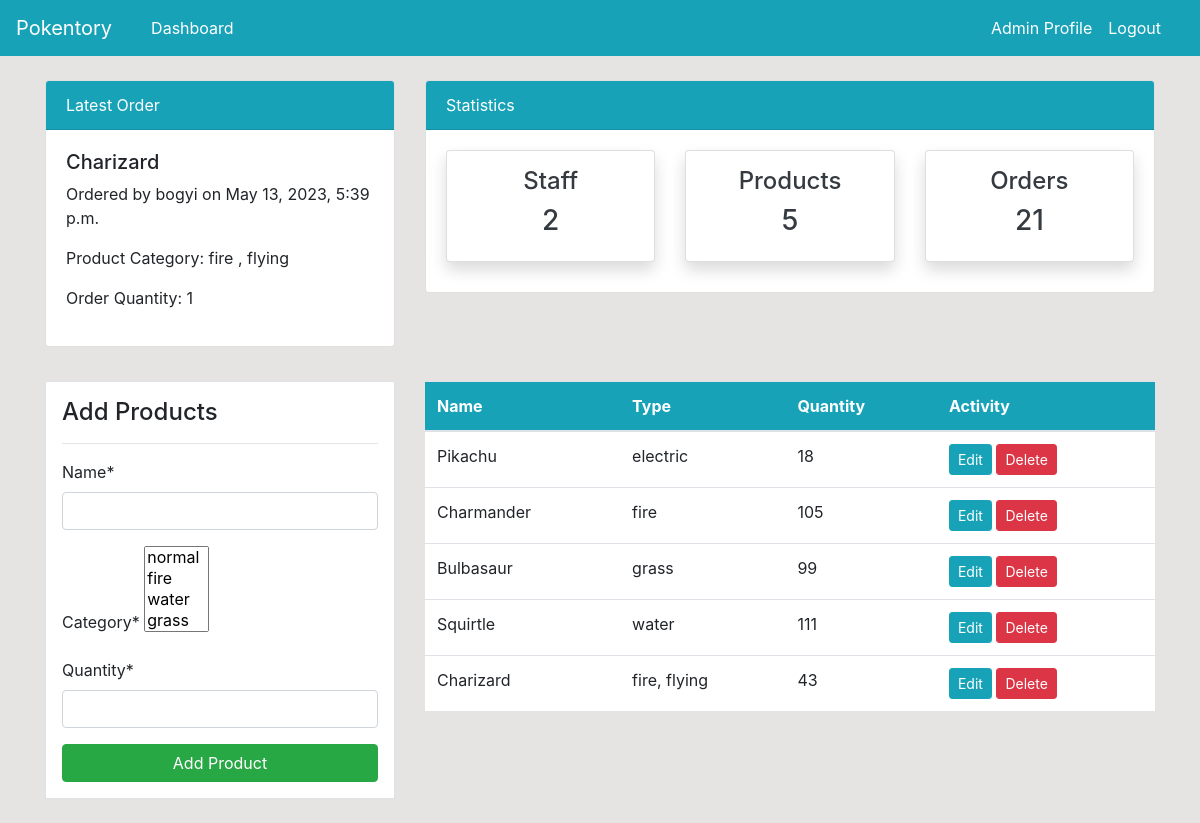
/product/ (signed in), run on the app's committed database.
### dashboard/models.py (models this page shows, shortened)
class Order(models.Model):
    product = models.ForeignKey(Product, on_delete=models.CASCADE, null=True)
    staff = models.ForeignKey(User, models.CASCADE, null=True)
    order_quantity = models.PositiveIntegerField(null=True)
    date = models.DateTimeField(auto_now_add=True)
    category = models.ManyToManyField(Category)
    class Meta:
        verbose_name_plural = 'Order'

class Product(models.Model):
    name = models.CharField(max_length=100, null=True)
    category = models.ManyToManyField(Category)
    quantity = models.PositiveIntegerField(null=True)
    image = models.ImageField(upload_to='media')
    class Meta:
        verbose_name_plural = 'Product'

class Category(models.Model):
    name = models.CharField(max_length=20, null=True)
    class Meta:
        verbose_name_plural = 'Categories'
    def __str__(self):
        return self.name

### dashboard/views.py (the view)
# urls.py: path('product/', views.product, name='dashboard-product'),
@login_required
def product(request):
    items = Product.objects.all()  # Using ORM
    product_count = items.count()
    workers_count = User.objects.all().count()
    orders_count = Order.objects.all().count()
    latest_order = Order.objects.latest('date')
    if request.method == 'POST':
        form = ProductForm(request.POST)
        if form.is_valid():
            form.save()
            product_name = form.cleaned_data.get('name')
            messages.success(request, f'{product_name} has been added')
            return redirect('dashboard-product')
    else:
        form = ProductForm()
    context = {
        'items': items,
        'form': form,
        'workers_count': workers_count,
        'orders_count': orders_count,
        'product_count': product_count,
        'latest_order': latest_order,
    }
    return render(request, 'dashboard/product.html', context)

### dashboard/forms.py
class ProductForm(forms.ModelForm):
    class Meta:
        model = Product
        fields = ['name', 'category', 'quantity']

### templates/dashboard/product.html (shortened to what this page needs)
{% extends 'partials/base.html' %}
{% load crispy_forms_tags %}
{% block content %}
{% if user.is_authenticated and user.is_superuser %}
{% include 'partials/topnav.html' %}
 <div class="container">
    <div class="row my-4">
        <div class="col-md-4">
            <div class="border bg-white p-3">
                <h4>Add Products</h4>
                <hr>
                <form method="POST">
                    {{ form|crispy }}
                    <input class="btn btn-success btn-block" type="submit" value="Add Product">
                </form>
            </div>
        </div>
        <div class="col-md-8">
            <table class="table bg-white">
                <thead class="bg-info">
                    <tr class="text-white">
                        <th scope="col">Name</th>
                        <th scope="col">Type</th>
                        <th scope="col">Quantity</th>
                        <th scope="col">Activity</th>
                    </tr>
                </thead>
                <tbody>
                    {% for item in items %}
                    <tr>
                        <td>{{ item.name }}</td>
                        <td>
                            {% for category in item.category.all %}
                            {{ category.name }}{% if not forloop.last %}, {% endif %}
                            {% endfor %}
                        </td>
                        <td>{{ item.quantity }}</td>
                        <td>
                            <a class="btn btn-info btn-sm" href="{% url 'dashboard-product-update' item.id %}">Edit</a>
                            <a class="btn btn-danger btn-sm" href="{% url 'dashboard-product-delete' item.id %}">Delete</a>
                        </td>
                    </tr>
                    {% endfor %}
                </tbody>
            </table>
        </div>
    </div>
</div>
{% endif %}
{% endblock %}

### templates/partials/nav.html (shortened to what this page needs)
 <nav class="navbar navbar-expand-lg navbar-info bg-info">
    <a class="navbar-brand text-white" href="{% url 'dashboard-index' %}">Pokentory</a>
    {% if user.is_authenticated and user.is_superuser %}
    <div class="container">
        <div class="collapse navbar-collapse" id="navbarSupportedContent">
            <ul class="navbar-nav mr-auto">
                <li class="nav-item active">
                    <a class="nav-link text-white" href="{% url 'dashboard-index' %}"> Dashboard </a>
                </li>
            </ul>
            <ul class="navbar-nav ml-auto">
                <li class="nav-item active">
                    <a class="nav-link text-white" href="{% url 'user-profile' %}">{{ user.username|capfirst }} Profile</a>
                        </li>
                <li class="nav-item">
                    <a class="nav-link text-white" href="{% url 'user-logout' %}">Logout</a>
                </li>
            </ul>
            {% endif %}
</nav>

### templates/partials/topnav.html (shortened to what this page needs)
 <div class="container">
    <div class="row mt-4">
        <div class="col-md-4">
            <div class="card">
                <div class="card-header bg-info text-white">
                    Latest Order
                </div>
                <div class="card-body">
                    {% if latest_order %}
                    <h5>{{ latest_order.product.name }}</h5>
                    <p>Ordered by {{ latest_order.staff.username }} on {{ latest_order.date }}</p>
                    <p>Product Category:
                        {% for category in latest_order.category.all %}
                        {{ category.name }}
                        {% if not forloop.last %}, {% endif %}
                        {% endfor %}
                    </p>
                    <p>Order Quantity: {{ latest_order.order_quantity }}</p>
                {% else %}
                    <p>No orders found</p>
                {% endif %}
                </div>
            </div>
        </div>
        <div class="col-md-8">
            <div class="card">
                <div class="card-header bg-info text-white">
                    Statistics
                </div>
                <div class="card-body">
                    <div class="row">
                        <div class="col-md-4">
                            <a class="text-decoration-none text-dark" href="{% url 'dashboard-staff' %}">
                                <div class="card my-card shadow text-center p-3">
                                    <h4>Staff </h4>
                                    <h3>{{ workers_count }}</h3>
                                </div>
                            </a>
                        </div>
                        <div class="col-md-4">
                            <a class="text-decoration-none text-dark" href="{% url 'dashboard-product' %}">
                                <div class="card my-card shadow text-center p-3">
                                    <h4>Products </h4>
                                    <h3>{{ product_count }}</h3>
                                </div>
                            </a>
                        </div>
                        <div class="col-md-4">
                            <a class="text-decoration-none text-dark" href="{% url 'dashboard-order' %}">
                                <div class="card my-card shadow text-center p-3">
                                    <h4>Orders </h4>
                                    <h3>{{ orders_count }}</h3>
                                </div>
                            </a>
                        </div>
                    </div>
                </div>
            </div>
        </div>
    </div>
</div>

### static/style.css (style rules this page uses)
body { background: rgb(230, 227, 227); }
.card { margin: 0 auto; float: none; margin-bottom: 10px; }

### data on the page
Order: product.name "Charizard", staff.username "bogyi", date "May 13, 2023, 5:39 p.m.", order_quantity "1"
Category: name "fire"
Category: name "flying"
Product: name "Pikachu", quantity "18"
Category: name "electric"
Product: name "Charmander", quantity "105"
Product: name "Bulbasaur", quantity "99"
Category: name "grass"
Product: name "Squirtle", quantity "111"
Category: name "water"
Product: name "Charizard", quantity "43"

### other printed values
{{ user.username|capfirst }} "Admin"
{{ workers_count }} "2"
{{ product_count }} "5"
{{ orders_count }} "21"
